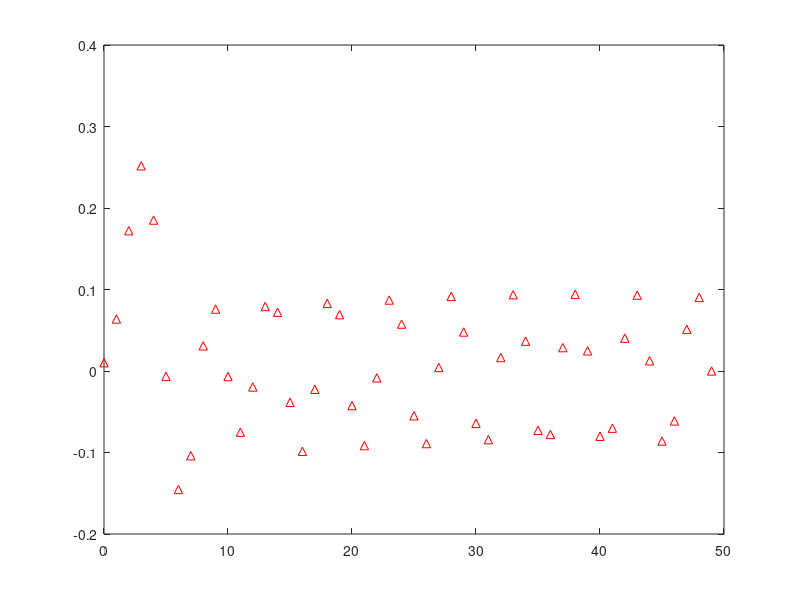
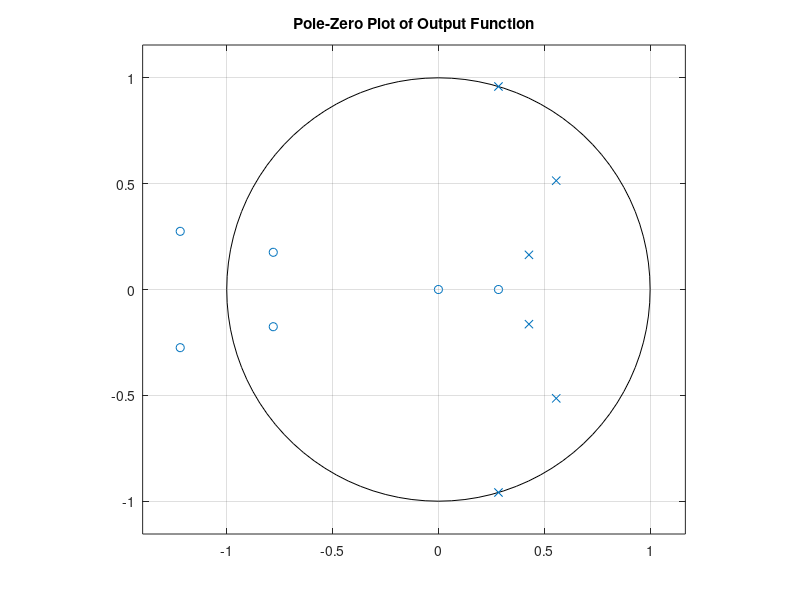

Here is the MATLAB script that generated these plots, in order:
clc; 
clear all; 
close all; 
%Generating Transfer Function => H(z) 
b_h = [0.0102 0.0408 0.0613 0.0408 0.0102]; 
a_h = [1 -1.9684 1.7359 -0.7245 0.1204]; 
%generating Input => X(z) 
w = input('Please Enter the value of w: '); %Variable Phase 
b_x = [1 -cos(w)]; 
a_x = [1 -2*cos(w) 1]; 
%Generating Output => Y(z)=X(z)*H(z) 
b_y = conv(b_x,b_h); 
a_y = conv(a_x,a_h); 
%Plotting 
n = 50; 
figure(1) 
impz(b_y,a_y,n); 
figure(2) 
zplane(b_y,a_y); 
title('Pole-Zero Plot of Output Function')